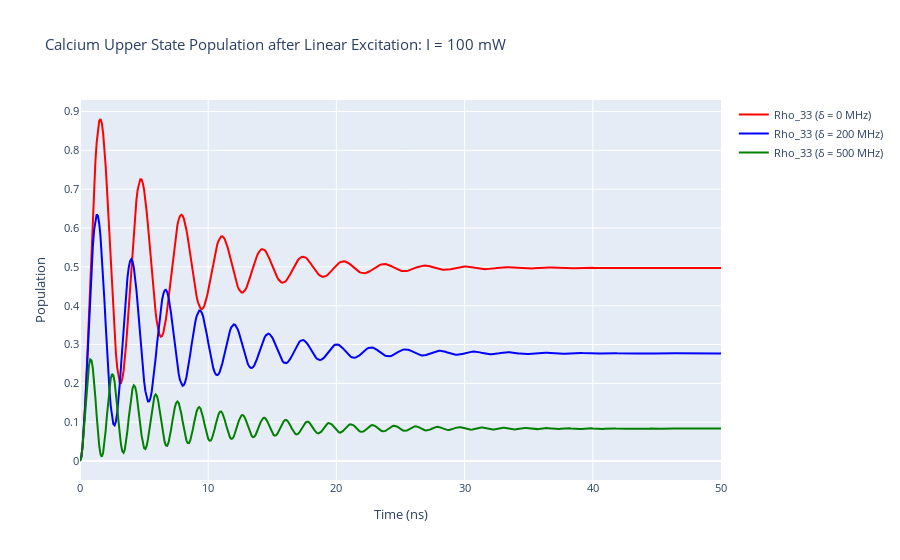

The notebook cell this image was saved under:
### Markdown cell above
Now, we can plot the evolution of Calcium with no detuning, 200 MHz detuning, and 500 MHz detuning.

### Code cell
rho_33 = [abs(rho) for rho in calcium_system.Rho_t(s3, s3)]
rho_33_200MHzdetuned = [abs(rho) for rho in calcium_system200MHzdetuned.Rho_t(s3, s3)]
rho_33_500MHzdetuned = [abs(rho) for rho in calcium_system500MHzdetuned.Rho_t(s3, s3)]

fig_ca = go.Figure()
fig_ca.add_trace(go.Scatter(x = time_ca,
                                 y = rho_33,
                                 mode = 'lines',
                                    name = "Rho_33 (δ = 0 MHz)",
                                    marker = dict(
                                color = 'red',
                                symbol = 'circle',
                            )))
fig_ca.add_trace(go.Scatter(x = time_ca,
                                 y = rho_33_200MHzdetuned,
                                 mode = 'lines',
                                    name = "Rho_33 (δ = 200 MHz)",
                                    marker = dict(
                                color = 'blue',
                                symbol = 'circle',
                            )))
fig_ca.add_trace(go.Scatter(x = time_ca,
                                 y = rho_33_500MHzdetuned,
                                 mode = 'lines',
                                    name = "Rho_33 (δ = 500 MHz)",
                                    marker = dict(
                                color = 'green',
                                symbol = 'circle',
                            )))

fig_ca.update_layout(title = "Calcium Upper State Population after Linear Excitation: I = 100 mW",
                 xaxis_title = "Time (ns)",
                 yaxis_title = "Population",
                font = dict(
                    size = 11))
fig_ca.show()

### Figure 1 — Plotly figure (JSON) as saved in the notebook; plotly's stock layout.template omitted (floating-point values rounded to 4 significant figures; data arrays with more than 128 entries replaced by an {"elided": "..."} marker saying what was removed)
{"data": [{"marker": {"color": "red", "symbol": "circle"}, "mode": "lines", "name": "Rho_33 (δ = 0 MHz)", "type": "scatter", "x": {"elided": "501 float values"}, "y": {"elided": "501 float values"}}, {"marker": {"color": "blue", "symbol": "circle"}, "mode": "lines", "name": "Rho_33 (δ = 200 MHz)", "type": "scatter", "x": {"elided": "501 float values"}, "y": {"elided": "501 float values"}}, {"marker": {"color": "green", "symbol": "circle"}, "mode": "lines", "name": "Rho_33 (δ = 500 MHz)", "type": "scatter", "x": {"elided": "501 float values"}, "y": {"elided": "501 float values"}}], "layout": {"autosize": true, "font": {"size": 11}, "title": {"text": "Calcium Upper State Population after Linear Excitation: I = 100 mW"}, "xaxis": {"autorange": true, "range": [0, 50], "title": {"text": "Time (ns)"}, "type": "linear"}, "yaxis": {"autorange": true, "range": [-0.04893, 0.9298], "title": {"text": "Population"}, "type": "linear"}}}
